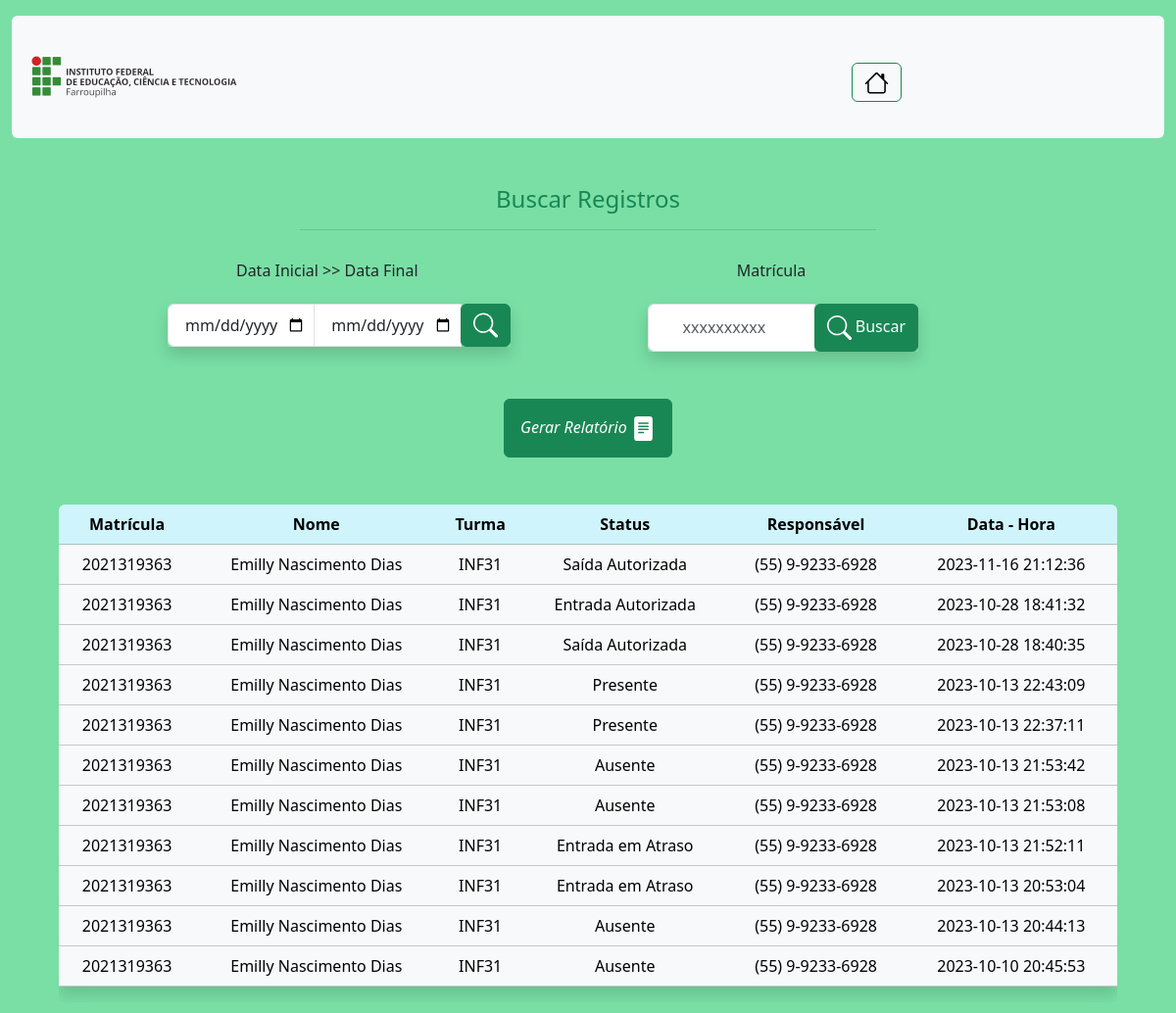
Page /Relatorio/gerar_relatorio.php?filtro=2021319363 (signed in) on the earlier database version.
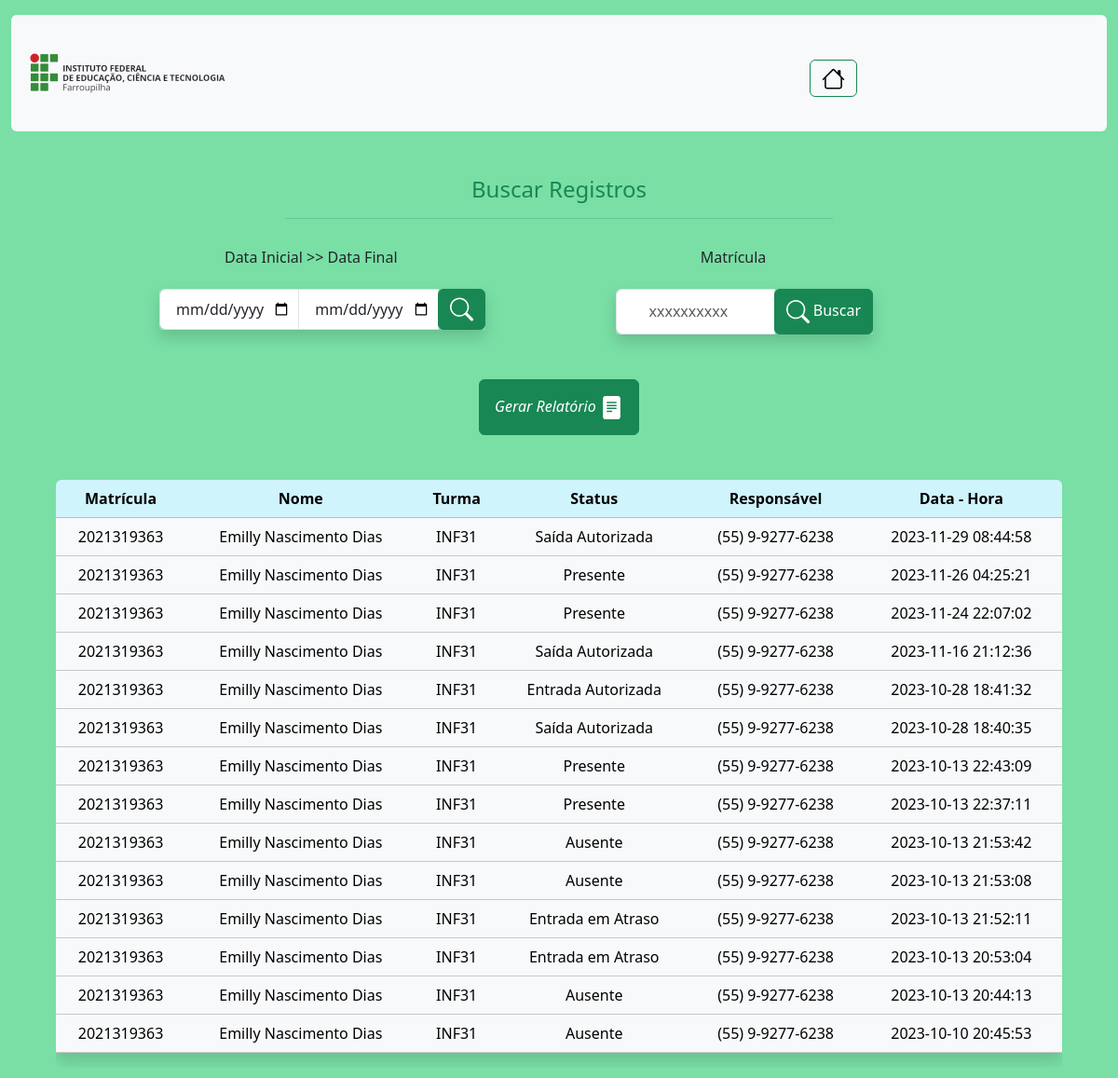
Same page on the later database version.
### tables this page shows
CREATE TABLE IF NOT EXISTS `historico` (
  `ID_historico` int NOT NULL AUTO_INCREMENT,
  `data_hr` datetime NOT NULL,
  `matricula` char(10) NOT NULL,
  `motivo` varchar(255) DEFAULT NULL,
  PRIMARY KEY (`ID_historico`),
  KEY `matricula` (`matricula`) USING BTREE
);

CREATE TABLE IF NOT EXISTS `aluno` (
  `matricula` char(10) NOT NULL,
  `nome` varchar(100) NOT NULL,
  `email` varchar(100) NOT NULL,
  `num_responsavel` varchar(16) NOT NULL,
  `foto` varchar(255) DEFAULT NULL,
  `ID_turma` int NOT NULL,
  PRIMARY KEY (`matricula`),
  KEY `ID_turma` (`ID_turma`) USING BTREE
);

CREATE TABLE IF NOT EXISTS `turma` (
  `ID_turma` int NOT NULL AUTO_INCREMENT,
  `nome_turma` char(6) NOT NULL,
  PRIMARY KEY (`ID_turma`)
);

CREATE TABLE IF NOT EXISTS `status` (
  `ID_status` int NOT NULL AUTO_INCREMENT,
  `descricao` varchar(30) NOT NULL,
  PRIMARY KEY (`ID_status`)
);

### Relatorio/gerar_relatorio.php (the view, shortened to what the changed rows need)
<!DOCTYPE HTML>
<html lang="pt-BR">
<head>
    <link href="../Bootstrap5/css/bootstrap.min.css" rel="stylesheet">
</head>
<BODY class="container-xxl text-center" style="background-color: #79dfa5;">
</BODY>
</html>
<?php
include("../config.php");
if (isset($_GET['filtro']) && !empty($_GET['filtro'])) {
    if (isset($_GET['data_inicio']) && isset($_GET['data_final']) && !empty($_GET['data_inicio']) && !empty($_GET['data_final'])) {
        $busca = $_GET['filtro'];
        $data_inicio = $_GET['data_inicio'];
        $data_final = $_GET['data_final'];
        $consulta = "SELECT * FROM historico AS hist INNER JOIN aluno AS al ON hist.matricula = al.matricula
        INNER JOIN turma AS tur ON tur.ID_turma = al.ID_turma
        INNER JOIN informa AS inf ON hist.ID_historico = inf.ID_historico
        INNER JOIN status AS stts ON inf.ID_status = stts.ID_status
        WHERE al.matricula = $busca AND hist.data_hr BETWEEN '$data_inicio' AND '$data_final' ORDER BY hist.data_hr DESC";
        $resultConsulta = $connect->query($consulta);
        $qtLinhasConsulta = $resultConsulta->num_rows;
        if ($qtLinhasConsulta > 0) {
            print "<a href='relatorio.php?filtro=$busca&data_inicio=$data_inicio&data_final=$data_final' class='text-decoration-none'><button type='button' class='btn btn-success mt-5 p-3'> Gerar Relatório
                <svg xmlns='http://www.w3.org/2000/svg' width='25' height='25' fill='currentColor' class='bi bi-file-text-fill' viewBox='0 0 16 16'><path d='M12 0H4a2 2 0 0 0-2 2v12a2 2 0 0 0 2 2h8a2 2 0 0 0 2-2V2a2 2 0 0 0-2-2zM5 4h6a.5.5 0 0 1 0 1H5a.5.5 0 0 1 0-1zm-.5 2.5A.5.5 0 0 1 5 6h6a.5.5 0 0 1 0 1H5a.5.5 0 0 1-.5-.5zM5 8h6a.5.5 0 0 1 0 1H5a.5.5 0 0 1 0-1zm0 2h3a.5.5 0 0 1 0 1H5a.5.5 0 0 1 0-1z'/>
                </svg></button></a>";
            print "<div class='rounded table-responsive text-center m-5'>";
            print "<table class='table table-light table-hover shadow'>";
            print "<thead class='table-info'>";
            print "<tr>";
            print "<th> Matrícula </th>";
            print "<th> Nome </th>";
            print "<th> Turma </th>";
            print "<th> Status </th>";
            print "<th> Responsável </th>";
            print "<th> Data - Hora </th>";
            print "</tr>";
            print "</thead>";
            while ($rowCon = $resultConsulta->fetch_object()) {
                print "<tbody>";
                print "<tr>";
                print "<td>" . $rowCon->matricula . "</td>";
                print "<td>" . $rowCon->nome . "</td>";
                print "<td>" . $rowCon->nome_turma . "</td>";
                print "<td>" . $rowCon->descricao . "</td>";
                print "<td>" . $rowCon->num_responsavel . "</td>";
                print "<td>" . $rowCon->data_hr . "</td>";
                print "</tr>";
                print "</tbody>";
            }
            print "</table>";
            print "</div>";
        } else {
            print "<p class='alert alert-danger text-center m-3'>Não Foram Encontrados Resultados Para Esta Pesquisa!</p>";
        }
    } else {
        $busca = $_GET['filtro'];
        $consulta = "SELECT * FROM historico AS hist INNER JOIN aluno AS al ON hist.matricula = al.matricula
        INNER JOIN turma AS tur ON tur.ID_turma = al.ID_turma
        INNER JOIN informa AS inf ON hist.ID_historico = inf.ID_historico
        INNER JOIN status AS stts ON inf.ID_status = stts.ID_status
        WHERE al.matricula = $busca ORDER BY hist.data_hr DESC";
        $resultConsulta = $connect->query($consulta);
        $qtLinhasConsulta = $resultConsulta->num_rows;
        if ($qtLinhasConsulta > 0) {
            print "<div class='rounded table-responsive text-center m-5'>";
            print "<table class='table table-light table-hover shadow'>";
            print "<thead class='table-info'>";
            print "<tr>";
            print "<th> Matrícula </th>";
            print "<th> Nome </th>";
            print "<th> Turma </th>";
            print "<th> Status </th>";
            print "<th> Responsável </th>";
            print "<th> Data - Hora </th>";
            print "</tr>";
            print "</thead>";
            while ($rowCon = $resultConsulta->fetch_object()) {
                print "<tbody>";
                print "<tr>";
                print "<td>" . $rowCon->matricula . "</td>";
                print "<td>" . $rowCon->nome . "</td>";
                print "<td>" . $rowCon->nome_turma . "</td>";
                print "<td>" . $rowCon->descricao . "</td>";
                print "<td>" . $rowCon->num_responsavel . "</td>";
                print "<td>" . $rowCon->data_hr . "</td>";
                print "</tr>";
                print "</tbody>";
            }
            print "</table>";
            print "</div>";
        } else {
            print "<p class='alert alert-danger text-center m-3'>Não Foraram Encontrados Resultados!</p>";
        }
    }
}
?>

Differences in the rows shown:
added historico: matricula.matricula "2021319363", matricula.nome "Emilly Nascimento Dias", turma.nome_turma "INF31", status.descricao "Saída Autorizada", matricula.num_responsavel "(55) 9-9277-6238", data_hr "2023-11-29 08:44:58"
added historico: matricula.matricula "2021319363", matricula.nome "Emilly Nascimento Dias", turma.nome_turma "INF31", status.descricao "Presente", matricula.num_responsavel "(55) 9-9277-6238", data_hr "2023-11-26 04:25:21"
added historico: matricula.matricula "2021319363", matricula.nome "Emilly Nascimento Dias", turma.nome_turma "INF31", status.descricao "Presente", matricula.num_responsavel "(55) 9-9277-6238", data_hr "2023-11-24 22:07:02"
changed through a linked row, historico (number 4 of 14 on the later page): matricula.num_responsavel "(55) 9-9233-6928" → "(55) 9-9277-6238"
changed through a linked row, historico "Entrada Autorizada": matricula.num_responsavel "(55) 9-9233-6928" → "(55) 9-9277-6238"
changed through a linked row, historico (number 6 of 14 on the later page): matricula.num_responsavel "(55) 9-9233-6928" → "(55) 9-9277-6238"
changed through a linked row, historico (number 7 of 14 on the later page): matricula.num_responsavel "(55) 9-9233-6928" → "(55) 9-9277-6238"
changed through a linked row, historico (number 8 of 14 on the later page): matricula.num_responsavel "(55) 9-9233-6928" → "(55) 9-9277-6238"
changed through a linked row, historico (number 9 of 14 on the later page): matricula.num_responsavel "(55) 9-9233-6928" → "(55) 9-9277-6238"
changed through a linked row, historico (number 10 of 14 on the later page): matricula.num_responsavel "(55) 9-9233-6928" → "(55) 9-9277-6238"
changed through a linked row, historico (number 11 of 14 on the later page): matricula.num_responsavel "(55) 9-9233-6928" → "(55) 9-9277-6238"
changed through a linked row, historico (number 12 of 14 on the later page): matricula.num_responsavel "(55) 9-9233-6928" → "(55) 9-9277-6238"
changed through a linked row, historico (number 13 of 14 on the later page): matricula.num_responsavel "(55) 9-9233-6928" → "(55) 9-9277-6238"
changed through a linked row, historico (number 14 of 14 on the later page): matricula.num_responsavel "(55) 9-9233-6928" → "(55) 9-9277-6238"
